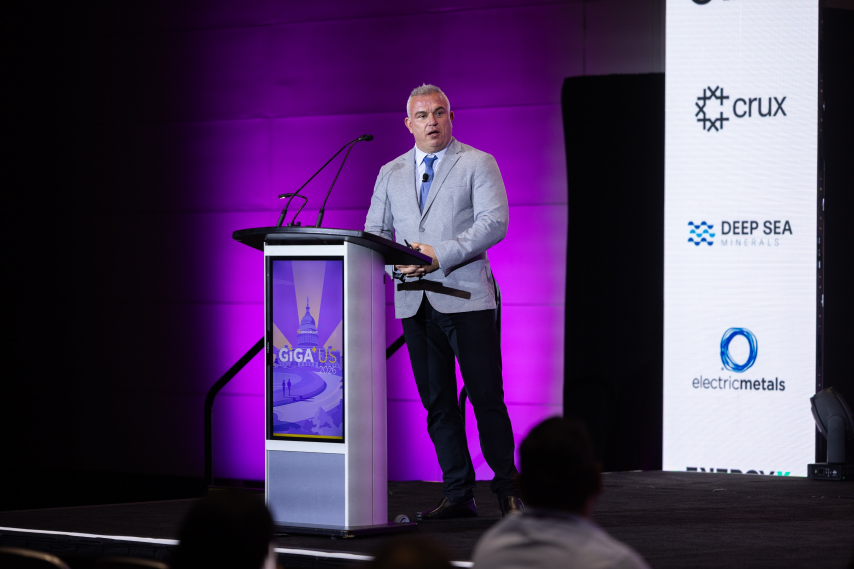
#> input picture site-src/assets/images/benchmark-giga-usa-2026.jpg, 2560 x 1707 px, found by its file name (shown at 1/3 size); the run also reads 1 picture not shown here
$ python prep_assets.py
#> lines starting #> are read from the running program, lines starting #| are printed output that depends on the picture; pictures that were not available may be replaced by others from this repository, and a replacement may not be noted
import os, re, json, shutil
from PIL import Image, ImageDraw, ImageFont
B=os.path.dirname(os.path.abspath(__file__)); A=os.path.join(B,'assets'); SRC=os.path.join(B,'..','site','public')
os.makedirs(A+'/img',exist_ok=True)
# keep legacy folders so old links and previews keep working
if os.path.exists(A+'/images'): shutil.rmtree(A+'/images')
shutil.copytree(SRC+'/images',A+'/images')
for f in os.listdir(SRC+'/img'): shutil.copy(SRC+'/img/'+f, A+'/img/'+f)
#> pass 2 of the loop `for f in os.listdir(SRC+'/img'): shutil.copy(SRC+'/img/'+f, A+'/img/'+f)`:
# colour original of the Washington 2026 photo replaces the monochrome version
_w=Image.open(SRC+'/images/benchmark-giga-usa-2026.jpg').convert('RGB'); _w.resize((1600,round(_w.height*1600/_w.width)),Image.LANCZOS).save(A+'/img/washington-2026-colour.jpg',quality=84,optimize=True,progressive=True)
#> further down, _w is the input picture: PIL image 2560x1707 RGB; mean R, G, B 78.6, 54.5, 93.1
#> after `_w = Image.open(SRC + '/images/benchmark-giga-usa-2026.jpg').convert('`:
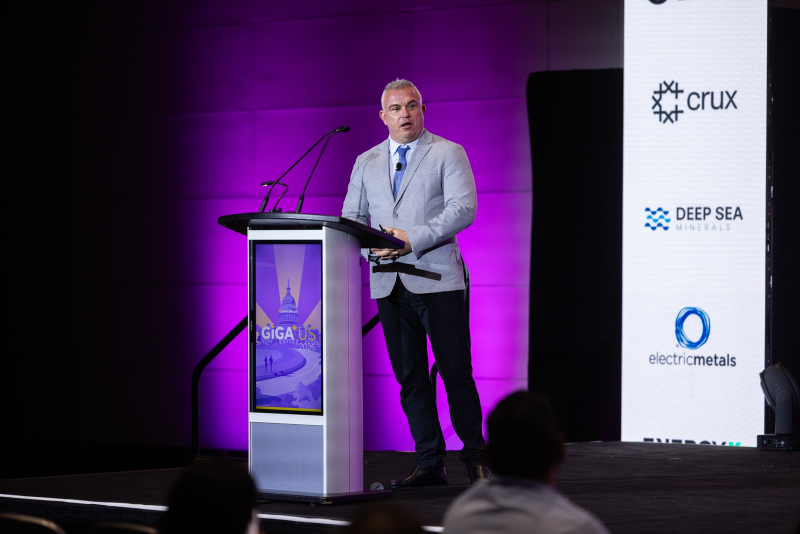
#> saved as washington-2026-colour.jpg: PIL image 1600x1067 RGB (shown at 1/2 size); mean R, G, B 78.6, 54.5, 93.1
shutil.copy(SRC+'/favicon.svg',A+'/favicon.svg')
used=['portrait.jpg','site-delegations.jpg','ifc-2025.jpg','entrepreneur-2025.jpg','diploma-2024.jpg','new-york-2024.jpg','washington-2026-colour.jpg']
for f in used:
    im=Image.open(A+'/img/'+f).convert('RGB'); w,h=im.size
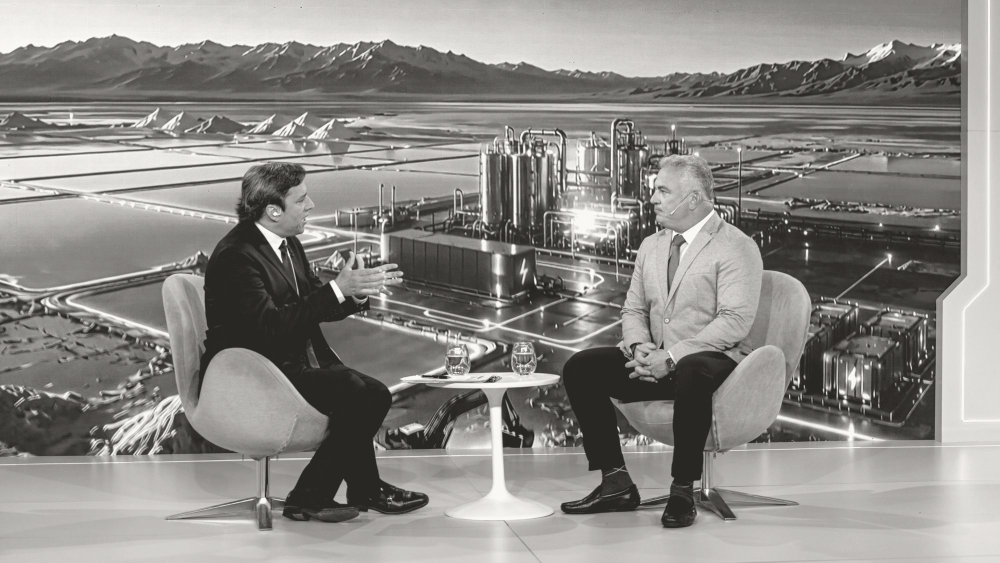
#> input picture site-src/assets/images/buenos-aires-nacion.jpg, 2000 x 1125 px, given in place of portrait.jpg, which was not available (shown at 1/2 size)
#> further down, im is the input picture: PIL image 2000x1125 RGB; mean R, G, B 140.4, 138.2, 134.6
#> after `w, h = im.size`: w = 2000; h = 1125
    im.resize((800,round(h*800/w)),Image.LANCZOS).save(A+'/img/'+f[:-4]+'-800.jpg',quality=80,optimize=True,progressive=True)
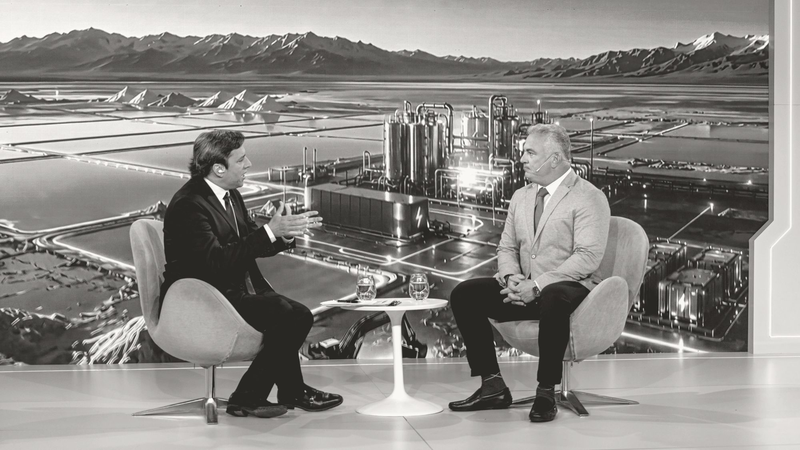
#> saved as portrait-800.jpg: PIL image 800x450 RGB; mean R, G, B 140.4, 138.2, 134.6
#> pass 2 of the loop `for f in used:`:
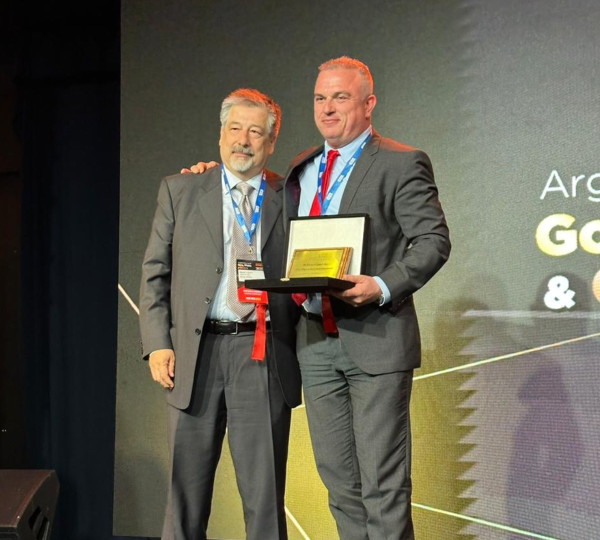
#> input picture site-src/assets/images/exploration-company-of-the-year-2023-award.jpg, 1200 x 1080 px, given in place of site-delegations.jpg, which was not available (shown at 1/2 size)
#> im is the input picture: PIL image 1200x1080 RGB; mean R, G, B 96, 93, 80.1
#> `im.resize((800,round(h*800/w)),Image.LANCZOS).save(A+'/img/'+f[:-4]+'-..`:
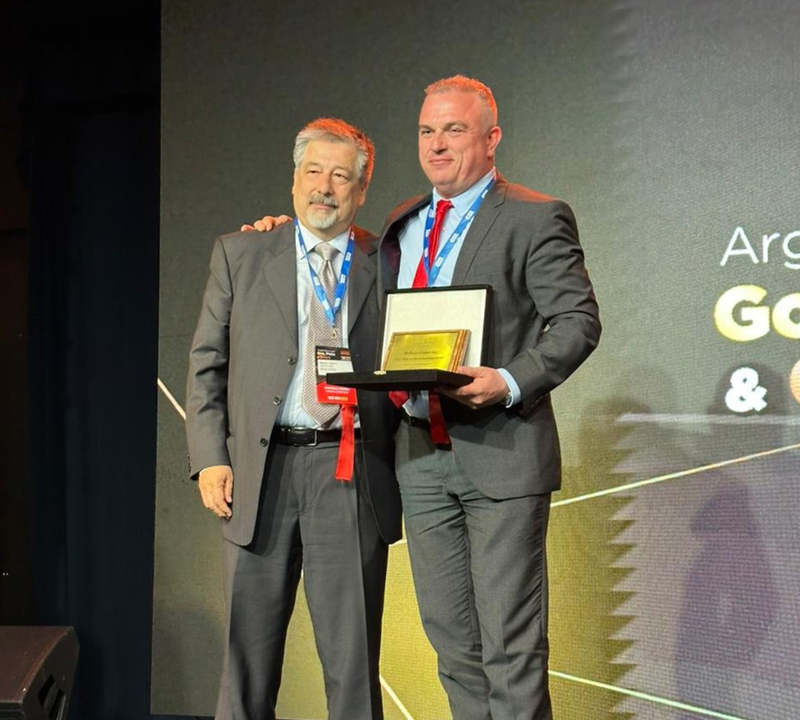
#> saved as site-delegations-800.jpg: PIL image 800x720 RGB; mean R, G, B 96, 93, 80.1
#> (the run stopped early here; a loop or call above may not have finished)
